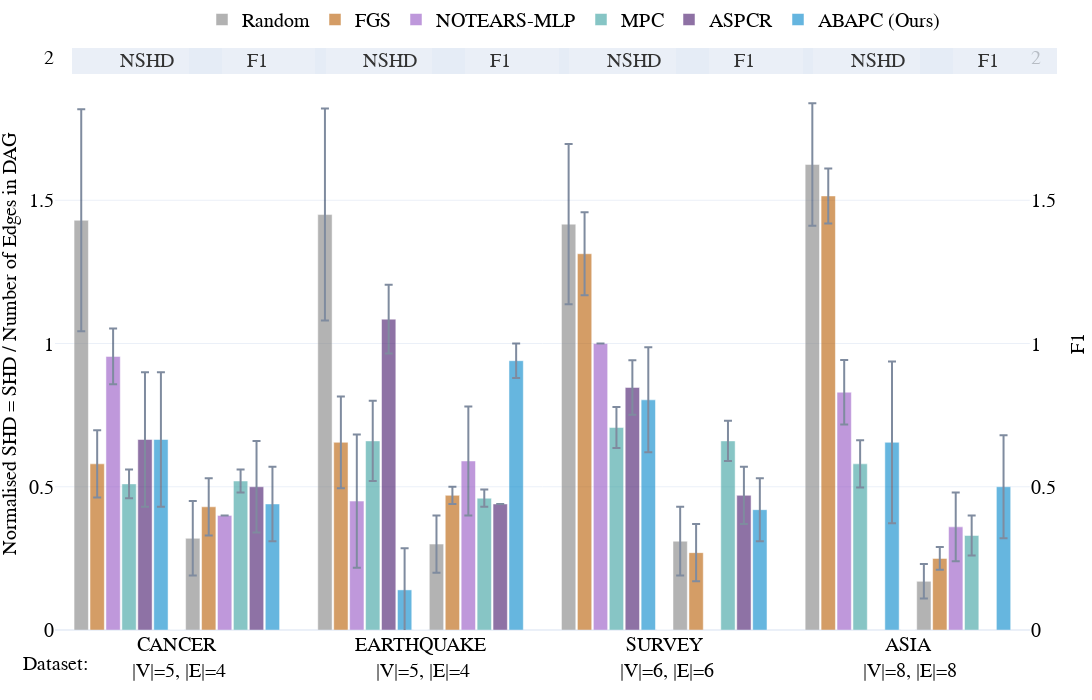
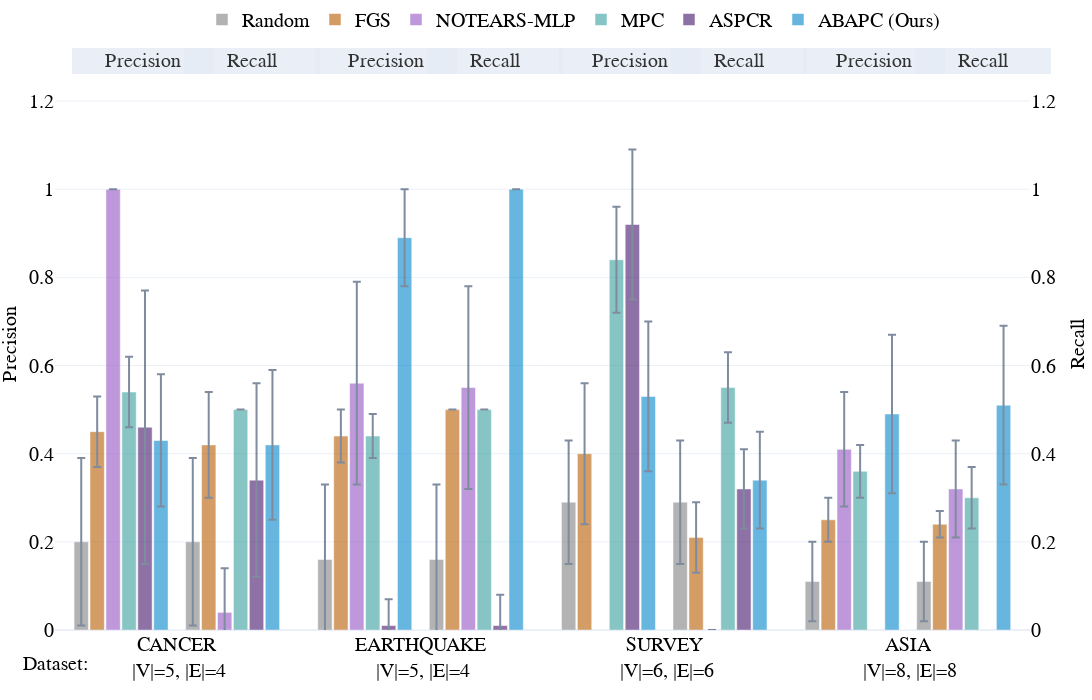
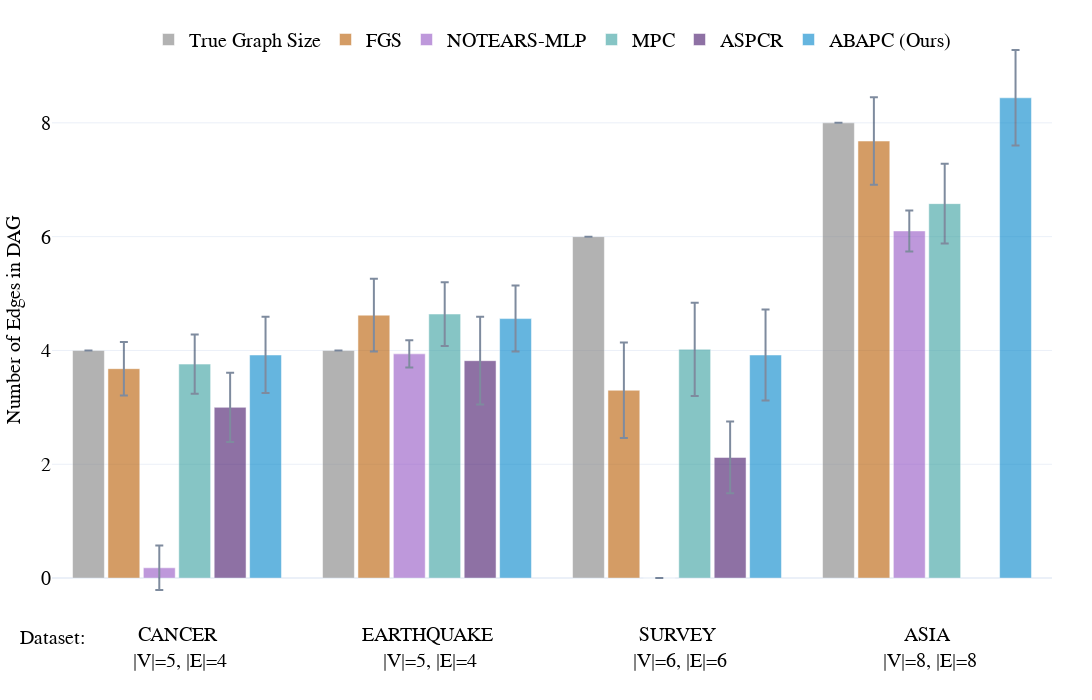

Here is the notebook cell these charts were saved with, in order:
### Markdown cell above
### Graph Size, SHD and F1

### Code cell
double_bar_chart_plotly(all_sum, ['p_shd','F1'], names_dict, colors_dict, methods, save_figs=save_figs, output_name="../results/figs/Fig.4_SHD_F1_cpdag.html", debug=False, range_y1=[0,2], range_y2=[0,1.1])#
double_bar_chart_plotly(all_sum, ['precision','recall'], names_dict, colors_dict, methods, save_figs=save_figs, output_name="../results/figs/Fig.5_pre_rec_cpdag.html", debug=False)
bar_chart_plotly(all_sum, 'nnz', names_dict, colors_dict, methods, save_figs=save_figs, output_name="../results/figs/Fig.6_EGS_cpdag.html", debug=False)

### Figure 1 — Plotly figure (JSON) as saved in the notebook; plotly's stock layout.template omitted (floating-point values rounded to 4 significant figures)
{"data": [{"error_y": {"array": [0.3875, 0.37, 0.28, 0.2137], "type": "data", "visible": true}, "marker": {"color": "grey"}, "name": "Random", "offsetgroup": "0", "opacity": 0.6, "showlegend": true, "type": "bar", "x": ["CANCER<br> |V|=5, |E|=4", "EARTHQUAKE<br> |V|=5, |E|=4", "SURVEY<br> |V|=6, |E|=6", "ASIA<br> |V|=8, |E|=8"], "y": [1.43, 1.45, 1.417, 1.625], "yaxis": "y"}, {"error_y": {"array": [0.1175, 0.16, 0.145, 0.09625], "type": "data", "visible": true}, "marker": {"color": "#b85c00"}, "name": "FGS", "offsetgroup": "1", "opacity": 0.6, "showlegend": true, "type": "bar", "x": ["CANCER<br> |V|=5, |E|=4", "EARTHQUAKE<br> |V|=5, |E|=4", "SURVEY<br> |V|=6, |E|=6", "ASIA<br> |V|=8, |E|=8"], "y": [0.58, 0.655, 1.313, 1.515], "yaxis": "y"}, {"error_y": {"array": [0.0975, 0.2325, 0, 0.1125], "type": "data", "visible": true}, "marker": {"color": "#9454c4"}, "name": "NOTEARS-MLP", "offsetgroup": "2", "opacity": 0.6, "showlegend": true, "type": "bar", "x": ["CANCER<br> |V|=5, |E|=4", "EARTHQUAKE<br> |V|=5, |E|=4", "SURVEY<br> |V|=6, |E|=6", "ASIA<br> |V|=8, |E|=8"], "y": [0.955, 0.45, 1, 0.83], "yaxis": "y"}, {"error_y": {"array": [0.05, 0.14, 0.07167, 0.0825], "type": "data", "visible": true}, "marker": {"color": "#379f9f"}, "name": "MPC", "offsetgroup": "3", "opacity": 0.6, "showlegend": true, "type": "bar", "x": ["CANCER<br> |V|=5, |E|=4", "EARTHQUAKE<br> |V|=5, |E|=4", "SURVEY<br> |V|=6, |E|=6", "ASIA<br> |V|=8, |E|=8"], "y": [0.51, 0.66, 0.7067, 0.58], "yaxis": "y"}, {"error_y": {"array": [0.235, 0.12, 0.095], "type": "data", "visible": true}, "marker": {"color": "#441469"}, "name": "ASPCR", "offsetgroup": "4", "opacity": 0.6, "showlegend": true, "type": "bar", "x": ["CANCER<br> |V|=5, |E|=4", "EARTHQUAKE<br> |V|=5, |E|=4", "SURVEY<br> |V|=6, |E|=6"], "y": [0.665, 1.085, 0.8467], "yaxis": "y"}, {"error_y": {"array": [0.235, 0.145, 0.1833, 0.2825], "type": "data", "visible": true}, "marker": {"color": "#0085CA"}, "name": "ABAPC (Ours)", "offsetgroup": "5", "opacity": 0.6, "showlegend": true, "type": "bar", "x": ["CANCER<br> |V|=5, |E|=4", "EARTHQUAKE<br> |V|=5, |E|=4", "SURVEY<br> |V|=6, |E|=6", "ASIA<br> |V|=8, |E|=8"], "y": [0.665, 0.14, 0.8033, 0.655], "yaxis": "y"}, {"marker": {"color": "white"}, "name": "", "offsetgroup": "6", "opacity": 1, "showlegend": false, "type": "bar", "x": ["CANCER<br> |V|=5, |E|=4", "EARTHQUAKE<br> |V|=5, |E|=4", "SURVEY<br> |V|=6, |E|=6", "ASIA<br> |V|=8, |E|=8"], "y": [0, 0, 0, 0]}, {"error_y": {"array": [0.13, 0.1, 0.12, 0.06], "type": "data", "visible": true}, "marker": {"color": "grey"}, "name": "Random", "offsetgroup": "7", "opacity": 0.6, "showlegend": false, "type": "bar", "x": ["CANCER<br> |V|=5, |E|=4", "EARTHQUAKE<br> |V|=5, |E|=4", "SURVEY<br> |V|=6, |E|=6", "ASIA<br> |V|=8, |E|=8"], "y": [0.32, 0.3, 0.31, 0.17], "yaxis": "y2"}, {"error_y": {"array": [0.1, 0.03, 0.1, 0.04], "type": "data", "visible": true}, "marker": {"color": "#b85c00"}, "name": "FGS", "offsetgroup": "8", "opacity": 0.6, "showlegend": false, "type": "bar", "x": ["CANCER<br> |V|=5, |E|=4", "EARTHQUAKE<br> |V|=5, |E|=4", "SURVEY<br> |V|=6, |E|=6", "ASIA<br> |V|=8, |E|=8"], "y": [0.43, 0.47, 0.27, 0.25], "yaxis": "y2"}, {"error_y": {"array": [0, 0.19, null, 0.12], "type": "data", "visible": true}, "marker": {"color": "#9454c4"}, "name": "NOTEARS-MLP", "offsetgroup": "9", "opacity": 0.6, "showlegend": false, "type": "bar", "x": ["CANCER<br> |V|=5, |E|=4", "EARTHQUAKE<br> |V|=5, |E|=4", "SURVEY<br> |V|=6, |E|=6", "ASIA<br> |V|=8, |E|=8"], "y": [0.4, 0.59, null, 0.36], "yaxis": "y2"}, {"error_y": {"array": [0.04, 0.03, 0.07, 0.07], "type": "data", "visible": true}, "marker": {"color": "#379f9f"}, "name": "MPC", "offsetgroup": "10", "opacity": 0.6, "showlegend": false, "type": "bar", "x": ["CANCER<br> |V|=5, |E|=4", "EARTHQUAKE<br> |V|=5, |E|=4", "SURVEY<br> |V|=6, |E|=6", "ASIA<br> |V|=8, |E|=8"], "y": [0.52, 0.46, 0.66, 0.33], "yaxis": "y2"}, {"error_y": {"array": [0.16, null, 0.1], "type": "data", "visible": true}, "marker": {"color": "#441469"}, "name": "ASPCR", "offsetgroup": "11", "opacity": 0.6, "showlegend": false, "type": "bar", "x": ["CANCER<br> |V|=5, |E|=4", "EARTHQUAKE<br> |V|=5, |E|=4", "SURVEY<br> |V|=6, |E|=6"], "y": [0.5, 0.44, 0.47], "yaxis": "y2"}, {"error_y": {"array": [0.13, 0.06, 0.11, 0.18], "type": "data", "visible": true}, "marker": {"color": "#0085CA"}, "name": "ABAPC (Ours)", "offsetgroup": "12", "opacity": 0.6, "showlegend": false, "type": "bar", "x": ["CANCER<br> |V|=5, |E|=4", "EARTHQUAKE<br> |V|=5, |E|=4", "SURVEY<br> |V|=6, |E|=6", "ASIA<br> |V|=8, |E|=8"], "y": [0.44, 0.94, 0.42, 0.5], "yaxis": "y2"}], "layout": {"annotations": [{"font": {"color": "Black", "family": "Serif", "size": 20}, "showarrow": false, "text": "Dataset:", "x": 0, "xanchor": "center", "xref": "paper", "y": -0.08, "yanchor": "bottom", "yref": "paper"}, {"bgcolor": "#E5ECF6", "bordercolor": "#E5ECF6", "borderwidth": 2, "font": {"color": "black", "size": 20}, "opacity": 0.8, "showarrow": false, "text": "         NSHD         ", "x": 0.017, "xanchor": "left", "xref": "x domain", "y": 1.015, "yref": "y domain"}, {"bgcolor": "#E5ECF6", "bordercolor": "#E5ECF6", "borderwidth": 2, "font": {"color": "black", "size": 20}, "opacity": 0.8, "showarrow": false, "text": "           F1           ", "x": 0.137, "xanchor": "left", "xref": "x domain", "y": 1.015, "yref": "y domain"}, {"bgcolor": "#E5ECF6", "bordercolor": "#E5ECF6", "borderwidth": 2, "font": {"color": "black", "size": 20}, "opacity": 0.8, "showarrow": false, "text": "         NSHD         ", "x": 0.267, "xanchor": "left", "xref": "x domain", "y": 1.015, "yref": "y domain"}, {"bgcolor": "#E5ECF6", "bordercolor": "#E5ECF6", "borderwidth": 2, "font": {"color": "black", "size": 20}, "opacity": 0.8, "showarrow": false, "text": "           F1           ", "x": 0.387, "xanchor": "left", "xref": "x domain", "y": 1.015, "yref": "y domain"}, {"bgcolor": "#E5ECF6", "bordercolor": "#E5ECF6", "borderwidth": 2, "font": {"color": "black", "size": 20}, "opacity": 0.8, "showarrow": false, "text": "         NSHD         ", "x": 0.517, "xanchor": "left", "xref": "x domain", "y": 1.015, "yref": "y domain"}, {"bgcolor": "#E5ECF6", "bordercolor": "#E5ECF6", "borderwidth": 2, "font": {"color": "black", "size": 20}, "opacity": 0.8, "showarrow": false, "text": "           F1           ", "x": 0.637, "xanchor": "left", "xref": "x domain", "y": 1.015, "yref": "y domain"}, {"bgcolor": "#E5ECF6", "bordercolor": "#E5ECF6", "borderwidth": 2, "font": {"color": "black", "size": 20}, "opacity": 0.8, "showarrow": false, "text": "         NSHD         ", "x": 0.767, "xanchor": "left", "xref": "x domain", "y": 1.015, "yref": "y domain"}, {"bgcolor": "#E5ECF6", "bordercolor": "#E5ECF6", "borderwidth": 2, "font": {"color": "black", "size": 20}, "opacity": 0.8, "showarrow": false, "text": "           F1           ", "x": 0.887, "xanchor": "left", "xref": "x domain", "y": 1.015, "yref": "y domain"}], "bargap": 0.15, "bargroupgap": 0.1, "barmode": "group", "font": {"color": "black", "family": "Serif", "size": 20}, "height": 700, "hovermode": "x unified", "legend": {"orientation": "h", "x": 0.5, "xanchor": "center", "y": 1.1, "yanchor": "top"}, "margin": {"b": 70, "l": 40, "r": 0, "t": 20}, "width": 1600, "xaxis": {"anchor": "y", "domain": [0, 0.94]}, "yaxis": {"anchor": "x", "domain": [0, 1], "range": [0, 2], "title": {"font": {"size": 20}, "text": "Normalised SHD = SHD / Number of Edges in DAG"}}, "yaxis2": {"anchor": "x", "overlaying": "y", "range": [0, 2], "scaleanchor": 0, "showgrid": false, "showline": false, "showticklabels": true, "side": "right", "title": {"font": {"size": 20}, "text": "F1"}, "zeroline": true}}}

### Figure 2 — Plotly figure (JSON) as saved in the notebook; plotly's stock layout.template omitted (floating-point values rounded to 4 significant figures)
{"data": [{"error_y": {"array": [0.19, 0.17, 0.14, 0.09], "type": "data", "visible": true}, "marker": {"color": "grey"}, "name": "Random", "offsetgroup": "0", "opacity": 0.6, "showlegend": true, "type": "bar", "x": ["CANCER<br> |V|=5, |E|=4", "EARTHQUAKE<br> |V|=5, |E|=4", "SURVEY<br> |V|=6, |E|=6", "ASIA<br> |V|=8, |E|=8"], "y": [0.2, 0.16, 0.29, 0.11], "yaxis": "y"}, {"error_y": {"array": [0.08, 0.06, 0.16, 0.05], "type": "data", "visible": true}, "marker": {"color": "#b85c00"}, "name": "FGS", "offsetgroup": "1", "opacity": 0.6, "showlegend": true, "type": "bar", "x": ["CANCER<br> |V|=5, |E|=4", "EARTHQUAKE<br> |V|=5, |E|=4", "SURVEY<br> |V|=6, |E|=6", "ASIA<br> |V|=8, |E|=8"], "y": [0.45, 0.44, 0.4, 0.25], "yaxis": "y"}, {"error_y": {"array": [0, 0.23, null, 0.13], "type": "data", "visible": true}, "marker": {"color": "#9454c4"}, "name": "NOTEARS-MLP", "offsetgroup": "2", "opacity": 0.6, "showlegend": true, "type": "bar", "x": ["CANCER<br> |V|=5, |E|=4", "EARTHQUAKE<br> |V|=5, |E|=4", "SURVEY<br> |V|=6, |E|=6", "ASIA<br> |V|=8, |E|=8"], "y": [1, 0.56, null, 0.41], "yaxis": "y"}, {"error_y": {"array": [0.08, 0.05, 0.12, 0.06], "type": "data", "visible": true}, "marker": {"color": "#379f9f"}, "name": "MPC", "offsetgroup": "3", "opacity": 0.6, "showlegend": true, "type": "bar", "x": ["CANCER<br> |V|=5, |E|=4", "EARTHQUAKE<br> |V|=5, |E|=4", "SURVEY<br> |V|=6, |E|=6", "ASIA<br> |V|=8, |E|=8"], "y": [0.54, 0.44, 0.84, 0.36], "yaxis": "y"}, {"error_y": {"array": [0.31, 0.06, 0.17], "type": "data", "visible": true}, "marker": {"color": "#441469"}, "name": "ASPCR", "offsetgroup": "4", "opacity": 0.6, "showlegend": true, "type": "bar", "x": ["CANCER<br> |V|=5, |E|=4", "EARTHQUAKE<br> |V|=5, |E|=4", "SURVEY<br> |V|=6, |E|=6"], "y": [0.46, 0.01, 0.92], "yaxis": "y"}, {"error_y": {"array": [0.15, 0.11, 0.17, 0.18], "type": "data", "visible": true}, "marker": {"color": "#0085CA"}, "name": "ABAPC (Ours)", "offsetgroup": "5", "opacity": 0.6, "showlegend": true, "type": "bar", "x": ["CANCER<br> |V|=5, |E|=4", "EARTHQUAKE<br> |V|=5, |E|=4", "SURVEY<br> |V|=6, |E|=6", "ASIA<br> |V|=8, |E|=8"], "y": [0.43, 0.89, 0.53, 0.49], "yaxis": "y"}, {"marker": {"color": "white"}, "name": "", "offsetgroup": "6", "opacity": 1, "showlegend": false, "type": "bar", "x": ["CANCER<br> |V|=5, |E|=4", "EARTHQUAKE<br> |V|=5, |E|=4", "SURVEY<br> |V|=6, |E|=6", "ASIA<br> |V|=8, |E|=8"], "y": [0, 0, 0, 0]}, {"error_y": {"array": [0.19, 0.17, 0.14, 0.09], "type": "data", "visible": true}, "marker": {"color": "grey"}, "name": "Random", "offsetgroup": "7", "opacity": 0.6, "showlegend": false, "type": "bar", "x": ["CANCER<br> |V|=5, |E|=4", "EARTHQUAKE<br> |V|=5, |E|=4", "SURVEY<br> |V|=6, |E|=6", "ASIA<br> |V|=8, |E|=8"], "y": [0.2, 0.16, 0.29, 0.11], "yaxis": "y2"}, {"error_y": {"array": [0.12, 0, 0.08, 0.03], "type": "data", "visible": true}, "marker": {"color": "#b85c00"}, "name": "FGS", "offsetgroup": "8", "opacity": 0.6, "showlegend": false, "type": "bar", "x": ["CANCER<br> |V|=5, |E|=4", "EARTHQUAKE<br> |V|=5, |E|=4", "SURVEY<br> |V|=6, |E|=6", "ASIA<br> |V|=8, |E|=8"], "y": [0.42, 0.5, 0.21, 0.24], "yaxis": "y2"}, {"error_y": {"array": [0.1, 0.23, 0, 0.11], "type": "data", "visible": true}, "marker": {"color": "#9454c4"}, "name": "NOTEARS-MLP", "offsetgroup": "9", "opacity": 0.6, "showlegend": false, "type": "bar", "x": ["CANCER<br> |V|=5, |E|=4", "EARTHQUAKE<br> |V|=5, |E|=4", "SURVEY<br> |V|=6, |E|=6", "ASIA<br> |V|=8, |E|=8"], "y": [0.04, 0.55, 0, 0.32], "yaxis": "y2"}, {"error_y": {"array": [0, 0, 0.08, 0.07], "type": "data", "visible": true}, "marker": {"color": "#379f9f"}, "name": "MPC", "offsetgroup": "10", "opacity": 0.6, "showlegend": false, "type": "bar", "x": ["CANCER<br> |V|=5, |E|=4", "EARTHQUAKE<br> |V|=5, |E|=4", "SURVEY<br> |V|=6, |E|=6", "ASIA<br> |V|=8, |E|=8"], "y": [0.5, 0.5, 0.55, 0.3], "yaxis": "y2"}, {"error_y": {"array": [0.22, 0.07, 0.09], "type": "data", "visible": true}, "marker": {"color": "#441469"}, "name": "ASPCR", "offsetgroup": "11", "opacity": 0.6, "showlegend": false, "type": "bar", "x": ["CANCER<br> |V|=5, |E|=4", "EARTHQUAKE<br> |V|=5, |E|=4", "SURVEY<br> |V|=6, |E|=6"], "y": [0.34, 0.01, 0.32], "yaxis": "y2"}, {"error_y": {"array": [0.17, 0, 0.11, 0.18], "type": "data", "visible": true}, "marker": {"color": "#0085CA"}, "name": "ABAPC (Ours)", "offsetgroup": "12", "opacity": 0.6, "showlegend": false, "type": "bar", "x": ["CANCER<br> |V|=5, |E|=4", "EARTHQUAKE<br> |V|=5, |E|=4", "SURVEY<br> |V|=6, |E|=6", "ASIA<br> |V|=8, |E|=8"], "y": [0.42, 1, 0.34, 0.51], "yaxis": "y2"}], "layout": {"annotations": [{"font": {"color": "Black", "family": "Serif", "size": 20}, "showarrow": false, "text": "Dataset:", "x": 0, "xanchor": "center", "xref": "paper", "y": -0.08, "yanchor": "bottom", "yref": "paper"}, {"bgcolor": "#E5ECF6", "bordercolor": "#E5ECF6", "borderwidth": 2, "font": {"color": "black", "size": 20}, "opacity": 0.8, "showarrow": false, "text": "      Precision      ", "x": 0.017, "xanchor": "left", "xref": "x domain", "y": 1.015, "yref": "y domain"}, {"bgcolor": "#E5ECF6", "bordercolor": "#E5ECF6", "borderwidth": 2, "font": {"color": "black", "size": 20}, "opacity": 0.8, "showarrow": false, "text": "        Recall        ", "x": 0.132, "xanchor": "left", "xref": "x domain", "y": 1.015, "yref": "y domain"}, {"bgcolor": "#E5ECF6", "bordercolor": "#E5ECF6", "borderwidth": 2, "font": {"color": "black", "size": 20}, "opacity": 0.8, "showarrow": false, "text": "      Precision      ", "x": 0.267, "xanchor": "left", "xref": "x domain", "y": 1.015, "yref": "y domain"}, {"bgcolor": "#E5ECF6", "bordercolor": "#E5ECF6", "borderwidth": 2, "font": {"color": "black", "size": 20}, "opacity": 0.8, "showarrow": false, "text": "        Recall        ", "x": 0.382, "xanchor": "left", "xref": "x domain", "y": 1.015, "yref": "y domain"}, {"bgcolor": "#E5ECF6", "bordercolor": "#E5ECF6", "borderwidth": 2, "font": {"color": "black", "size": 20}, "opacity": 0.8, "showarrow": false, "text": "      Precision      ", "x": 0.517, "xanchor": "left", "xref": "x domain", "y": 1.015, "yref": "y domain"}, {"bgcolor": "#E5ECF6", "bordercolor": "#E5ECF6", "borderwidth": 2, "font": {"color": "black", "size": 20}, "opacity": 0.8, "showarrow": false, "text": "        Recall        ", "x": 0.632, "xanchor": "left", "xref": "x domain", "y": 1.015, "yref": "y domain"}, {"bgcolor": "#E5ECF6", "bordercolor": "#E5ECF6", "borderwidth": 2, "font": {"color": "black", "size": 20}, "opacity": 0.8, "showarrow": false, "text": "      Precision      ", "x": 0.767, "xanchor": "left", "xref": "x domain", "y": 1.015, "yref": "y domain"}, {"bgcolor": "#E5ECF6", "bordercolor": "#E5ECF6", "borderwidth": 2, "font": {"color": "black", "size": 20}, "opacity": 0.8, "showarrow": false, "text": "        Recall        ", "x": 0.882, "xanchor": "left", "xref": "x domain", "y": 1.015, "yref": "y domain"}], "bargap": 0.15, "bargroupgap": 0.1, "barmode": "group", "font": {"color": "black", "family": "Serif", "size": 20}, "height": 700, "hovermode": "x unified", "legend": {"orientation": "h", "x": 0.5, "xanchor": "center", "y": 1.1, "yanchor": "top"}, "margin": {"b": 70, "l": 40, "r": 0, "t": 20}, "width": 1600, "xaxis": {"anchor": "y", "domain": [0, 0.94]}, "yaxis": {"anchor": "x", "domain": [0, 1], "range": [0, 1.3], "title": {"font": {"size": 20}, "text": "Precision"}}, "yaxis2": {"anchor": "x", "overlaying": "y", "range": [0, 1.3], "scaleanchor": 0, "showgrid": false, "showline": false, "showticklabels": true, "side": "right", "title": {"font": {"size": 20}, "text": "Recall"}, "zeroline": true}}}

### Figure 3 — Plotly figure (JSON) as saved in the notebook; plotly's stock layout.template omitted (floating-point values rounded to 4 significant figures)
{"data": [{"error_y": {"array": [0, 0, 0, 0], "type": "data", "visible": true}, "marker": {"color": "grey"}, "name": "True Graph Size", "opacity": 0.6, "type": "bar", "x": ["CANCER<br> |V|=5, |E|=4", "EARTHQUAKE<br> |V|=5, |E|=4", "SURVEY<br> |V|=6, |E|=6", "ASIA<br> |V|=8, |E|=8"], "y": [4, 4, 6, 8]}, {"error_y": {"array": [0.47, 0.64, 0.84, 0.77], "type": "data", "visible": true}, "marker": {"color": "#b85c00"}, "name": "FGS", "opacity": 0.6, "type": "bar", "x": ["CANCER<br> |V|=5, |E|=4", "EARTHQUAKE<br> |V|=5, |E|=4", "SURVEY<br> |V|=6, |E|=6", "ASIA<br> |V|=8, |E|=8"], "y": [3.68, 4.62, 3.3, 7.68]}, {"error_y": {"array": [0.39, 0.24, 0, 0.36], "type": "data", "visible": true}, "marker": {"color": "#9454c4"}, "name": "NOTEARS-MLP", "opacity": 0.6, "type": "bar", "x": ["CANCER<br> |V|=5, |E|=4", "EARTHQUAKE<br> |V|=5, |E|=4", "SURVEY<br> |V|=6, |E|=6", "ASIA<br> |V|=8, |E|=8"], "y": [0.18, 3.94, 0, 6.1]}, {"error_y": {"array": [0.52, 0.56, 0.82, 0.7], "type": "data", "visible": true}, "marker": {"color": "#379f9f"}, "name": "MPC", "opacity": 0.6, "type": "bar", "x": ["CANCER<br> |V|=5, |E|=4", "EARTHQUAKE<br> |V|=5, |E|=4", "SURVEY<br> |V|=6, |E|=6", "ASIA<br> |V|=8, |E|=8"], "y": [3.76, 4.64, 4.02, 6.58]}, {"error_y": {"array": [0.61, 0.77, 0.63], "type": "data", "visible": true}, "marker": {"color": "#441469"}, "name": "ASPCR", "opacity": 0.6, "type": "bar", "x": ["CANCER<br> |V|=5, |E|=4", "EARTHQUAKE<br> |V|=5, |E|=4", "SURVEY<br> |V|=6, |E|=6"], "y": [3, 3.82, 2.12]}, {"error_y": {"array": [0.67, 0.58, 0.8, 0.84], "type": "data", "visible": true}, "marker": {"color": "#0085CA"}, "name": "ABAPC (Ours)", "opacity": 0.6, "type": "bar", "x": ["CANCER<br> |V|=5, |E|=4", "EARTHQUAKE<br> |V|=5, |E|=4", "SURVEY<br> |V|=6, |E|=6", "ASIA<br> |V|=8, |E|=8"], "y": [3.92, 4.56, 3.92, 8.44]}], "layout": {"annotations": [{"font": {"color": "Black", "family": "Serif", "size": 20}, "showarrow": false, "text": "Dataset:", "x": 0, "xanchor": "center", "xref": "paper", "y": -0.05, "yanchor": "bottom", "yref": "paper"}], "bargap": 0.15, "bargroupgap": 0.1, "barmode": "group", "font": {"color": "black", "family": "Serif", "size": 20}, "height": 700, "hovermode": "x unified", "legend": {"orientation": "h", "x": 0.5, "xanchor": "center", "y": 1, "yanchor": "top"}, "margin": {"b": 80, "l": 40, "r": 40, "t": 20}, "width": 1600, "yaxis": {"title": {"font": {"size": 20}, "text": "Number of Edges in DAG"}}}}
